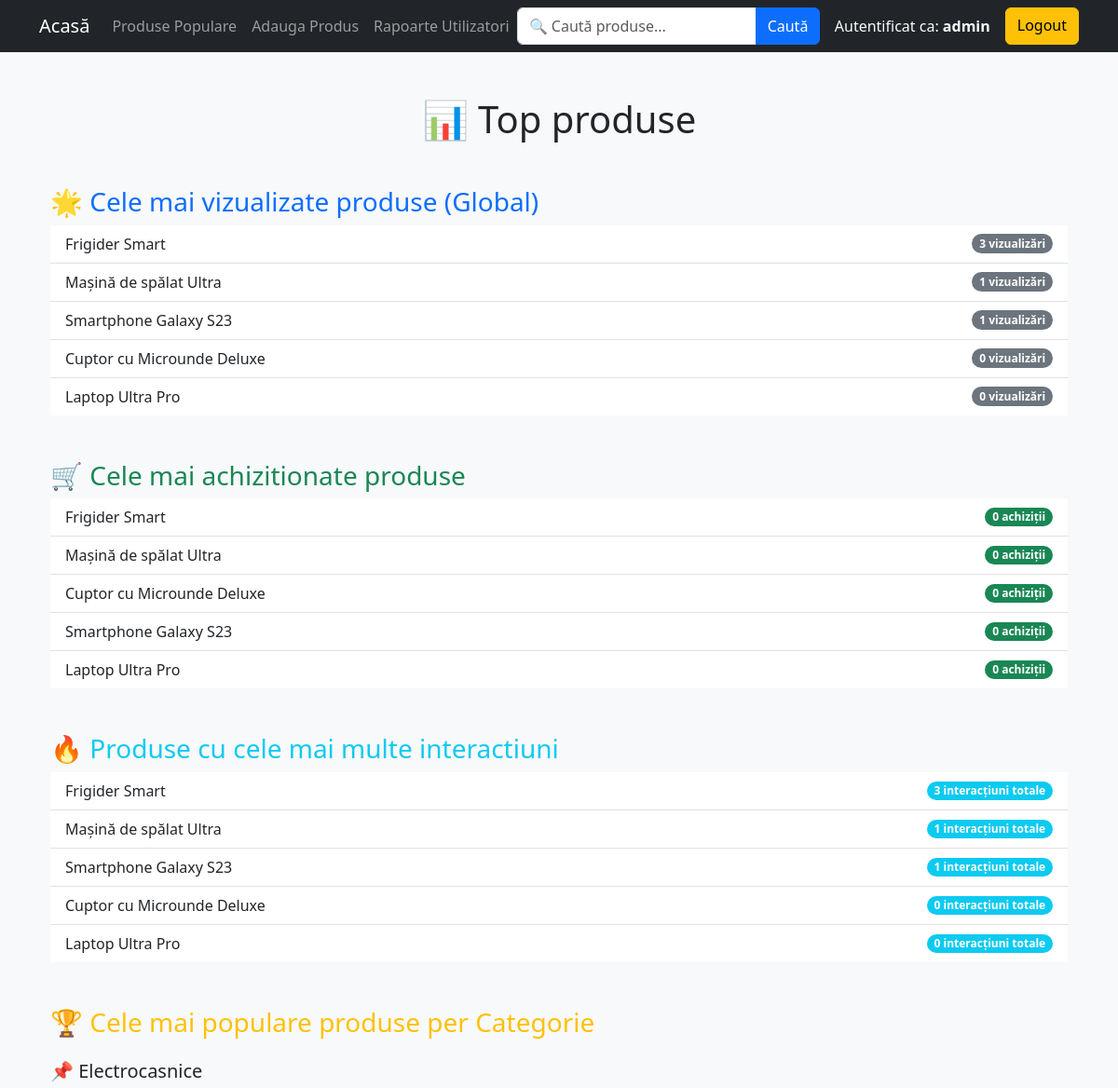
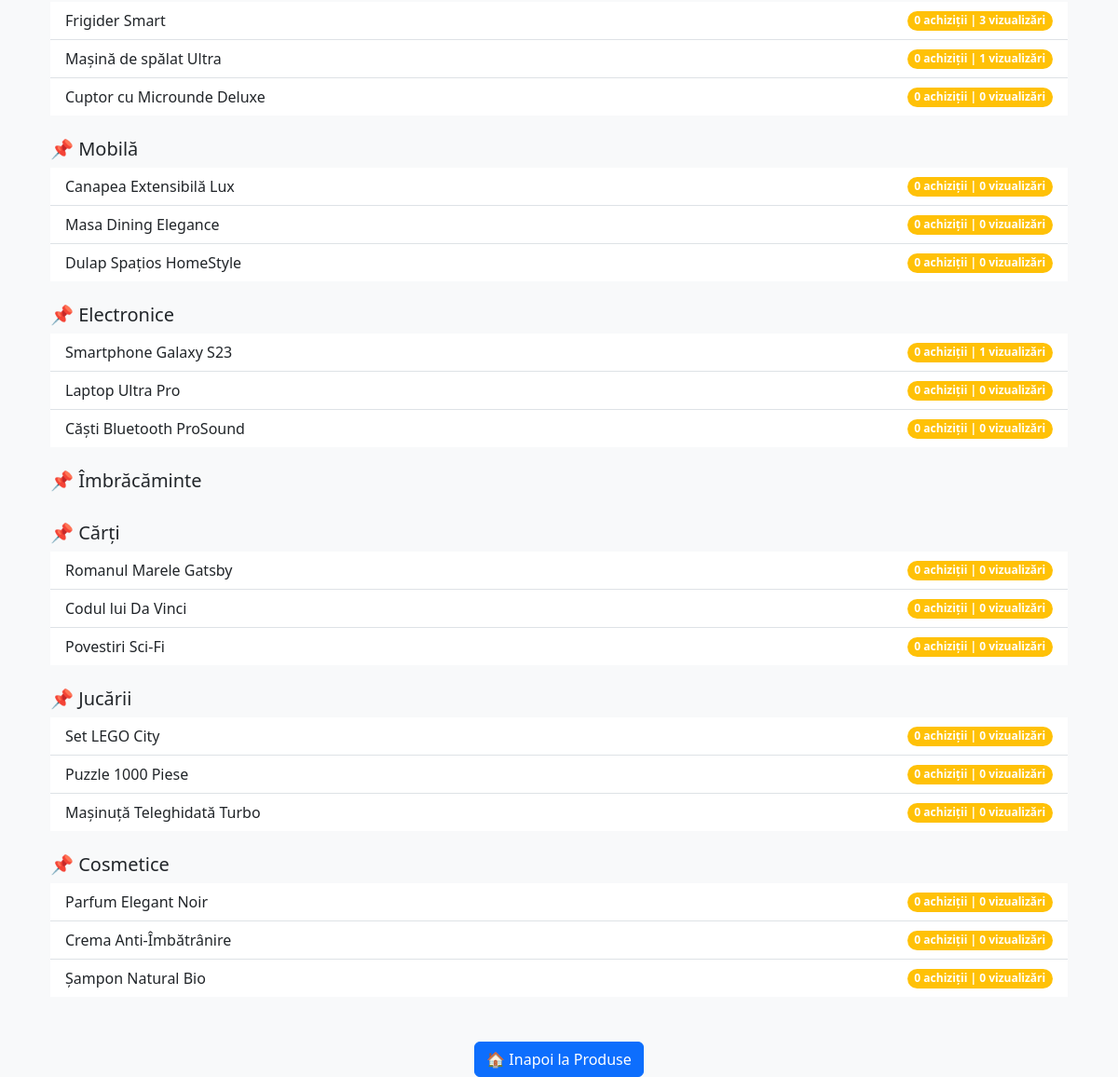
Before: /popular_products (signed in) with the older database file (2 pictures, top to bottom).
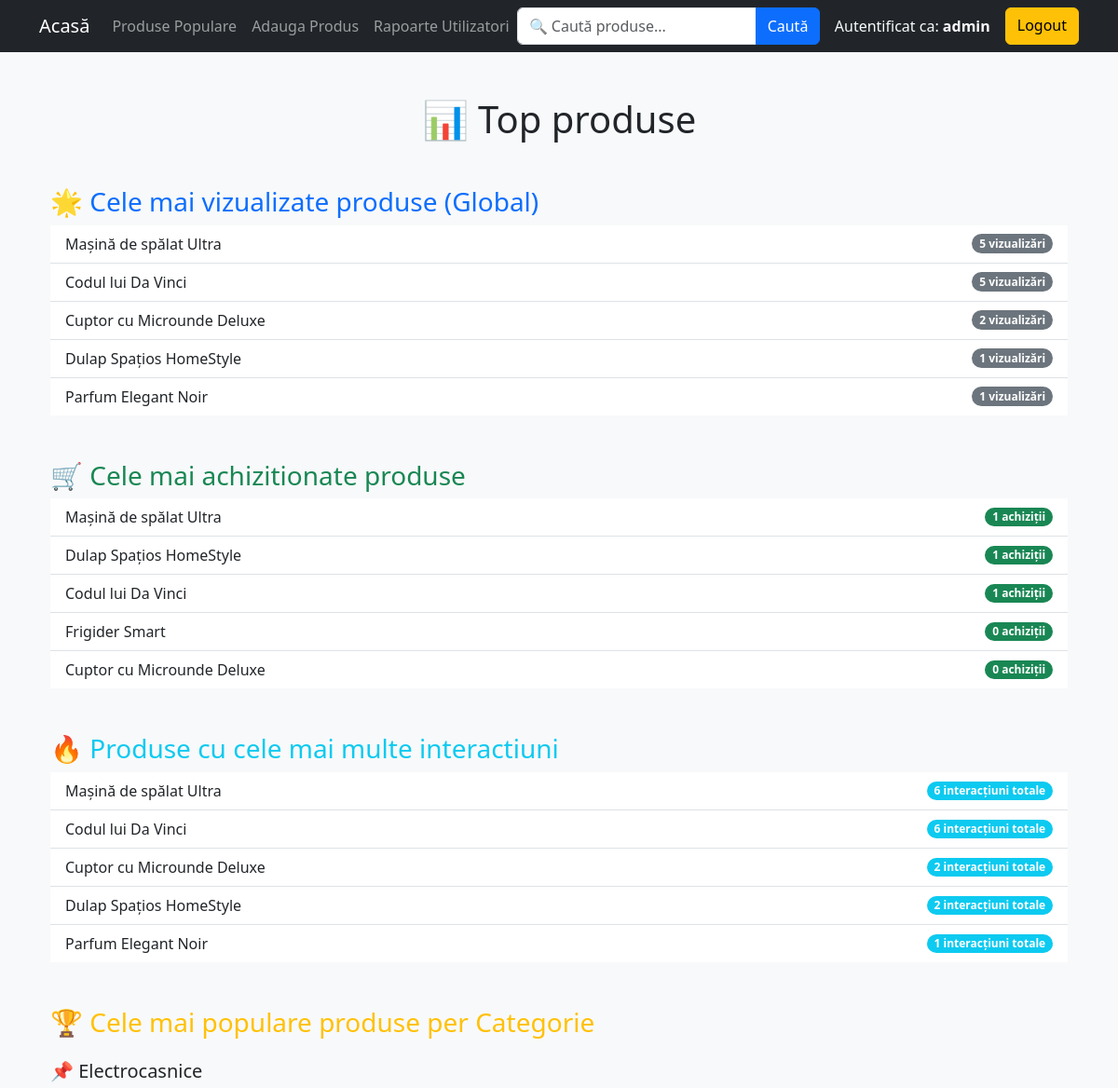
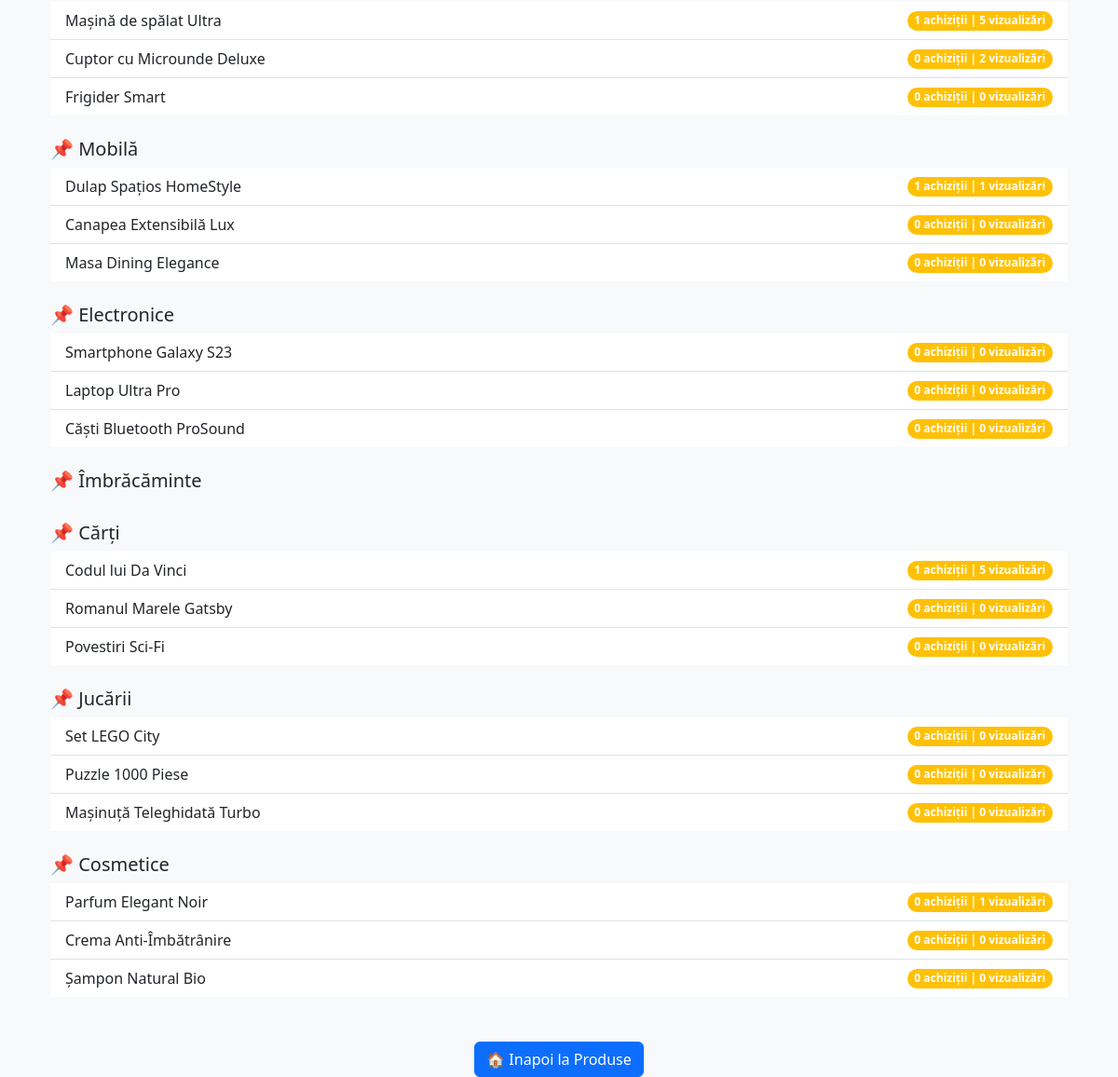
After: the same page with the newer database file (2 pictures, top to bottom).
### models.py (models this page shows, shortened)
class Product(db.Model):
    id = db.Column(db.Integer, primary_key=True)
    name = db.Column(db.String(100))
    category = db.Column(db.String(50))
    price = db.Column(db.Float)
    description = db.Column(db.Text)
    views = db.Column(db.Integer, default=0)
    purchases = db.Column(db.Integer, default=0)

### app.py (the view)
@app.route("/popular_products")
@login_required
def popular_products():
    most_viewed = Product.query.order_by(Product.views.desc()).limit(5).all()
    most_purchased = Product.query.order_by(Product.purchases.desc()).limit(5).all()
    most_interacted = (
        db.session.query(Product, db.func.sum(Product.views + Product.purchases).label("total_interactions"))
        .group_by(Product.id)
        .order_by(db.func.sum(Product.views + Product.purchases).desc())
        .limit(5)
        .all()
    )
    popular_per_category = {}
    for category in AVAILABLE_CATEGORIES:
        popular_per_category[category] = (
            Product.query.filter_by(category=category)
            .order_by(Product.purchases.desc(), Product.views.desc())
            .limit(5)
            .all()
        )
    return render_template(
        "popular_products.html",
        most_viewed=most_viewed,
        most_purchased=most_purchased,
        most_interacted=most_interacted,
        popular_per_category=popular_per_category
    )

### app.py (called while the page is built)
def login_required(f):
    @wraps(f)
    def decorated_function(*args, **kwargs):
        if "user_id" not in session:
            flash("Trebuie sa fii autentificat pentru a accesa aceasta pagina.")
            return redirect(url_for("login"))
        return f(*args, **kwargs)
    return decorated_function

### templates/popular_products.html (shortened to what this page needs)
<!DOCTYPE html>
<html lang="ro">
<head>
    <link rel="stylesheet" href="https://cdn.jsdelivr.net/npm/bootstrap@5.3.0/dist/css/bootstrap.min.css">
</head>
<body class="bg-light">
{% extends 'base.html' %}
{% block content %}
<div class="container mt-5">
    <h1 class="text-center mb-5">📊 Top produse</h1>
    <h3 class="mt-5 text-primary">🌟 Cele mai vizualizate produse (Global)</h3>
    <ul class="list-group list-group-flush">
        {% for product in most_viewed %}
            <li class="list-group-item d-flex justify-content-between align-items-center">
                {{ product.name }}
                <span class="badge bg-secondary rounded-pill">{{ product.views }} vizualizări</span>
            </li>
        {% endfor %}
    </ul>
    <h3 class="mt-5 text-success">🛒 Cele mai achizitionate produse </h3>
    <ul class="list-group list-group-flush">
        {% for product in most_purchased %}
            <li class="list-group-item d-flex justify-content-between align-items-center">
                {{ product.name }}
                <span class="badge bg-success rounded-pill">{{ product.purchases }} achiziții</span>
            </li>
        {% endfor %}
    </ul>
    <h3 class="mt-5 text-info">🔥 Produse cu cele mai multe interactiuni</h3>
    <ul class="list-group list-group-flush">
        {% for product, total_interactions in most_interacted %}
            <li class="list-group-item d-flex justify-content-between align-items-center">
                {{ product.name }}
                <span class="badge bg-info rounded-pill">{{ total_interactions }} interacțiuni totale</span>
            </li>
        {% endfor %}
    </ul>
    <h3 class="mt-5 text-warning">🏆 Cele mai populare produse per Categorie</h3>
    {% for category, products in popular_per_category.items() %}
        <h5 class="mt-4">📌 {{ category }}</h5>
        <ul class="list-group list-group-flush">
            {% for product in products %}
                <li class="list-group-item d-flex justify-content-between align-items-center">
                    {{ product.name }}
                    <span class="badge bg-warning rounded-pill">{{ product.purchases }} achiziții | {{ product.views }} vizualizări</span>
                </li>
            {% endfor %}
        </ul>
    {% endfor %}
    <div class="text-center mt-5">
        <a href="/" class="btn btn-primary">🏠 Inapoi la Produse</a>
    </div>
</div>
{% endblock %}

Changed rows visible on the page:
no longer on one of the page's lists (row edited): Product: name "Frigider Smart", views "3"
no longer on one of the page's lists (row edited): Product: name "Smartphone Galaxy S23", views "1", purchases "0"
no longer on one of the page's lists (row unchanged): Product: name "Laptop Ultra Pro", views "0", purchases "0"
changed Product "Mașină de spălat Ultra": views "1" → "5"; purchases "0" → "1"; views "1" → "6"; moves up the list
now on one of the page's lists (row edited): Product: name "Codul lui Da Vinci", views "5", purchases "1"
changed Product "Codul lui Da Vinci": purchases "0" → "1"; views "0" → "5"; moves up the list
changed Product "Cuptor cu Microunde Deluxe": views "0" → "2"
now on one of the page's lists (row edited): Product: name "Dulap Spațios HomeStyle", views "1", purchases "1"
changed Product "Dulap Spațios HomeStyle": purchases "0" → "1"; views "0" → "1"; moves up the list
now on one of the page's lists (row edited): Product: name "Parfum Elegant Noir", views "1"
changed Product "Parfum Elegant Noir": views "0" → "1"
changed Product "Frigider Smart": views "3" → "0"; moves down the list
changed Product "Smartphone Galaxy S23": views "1" → "0"
